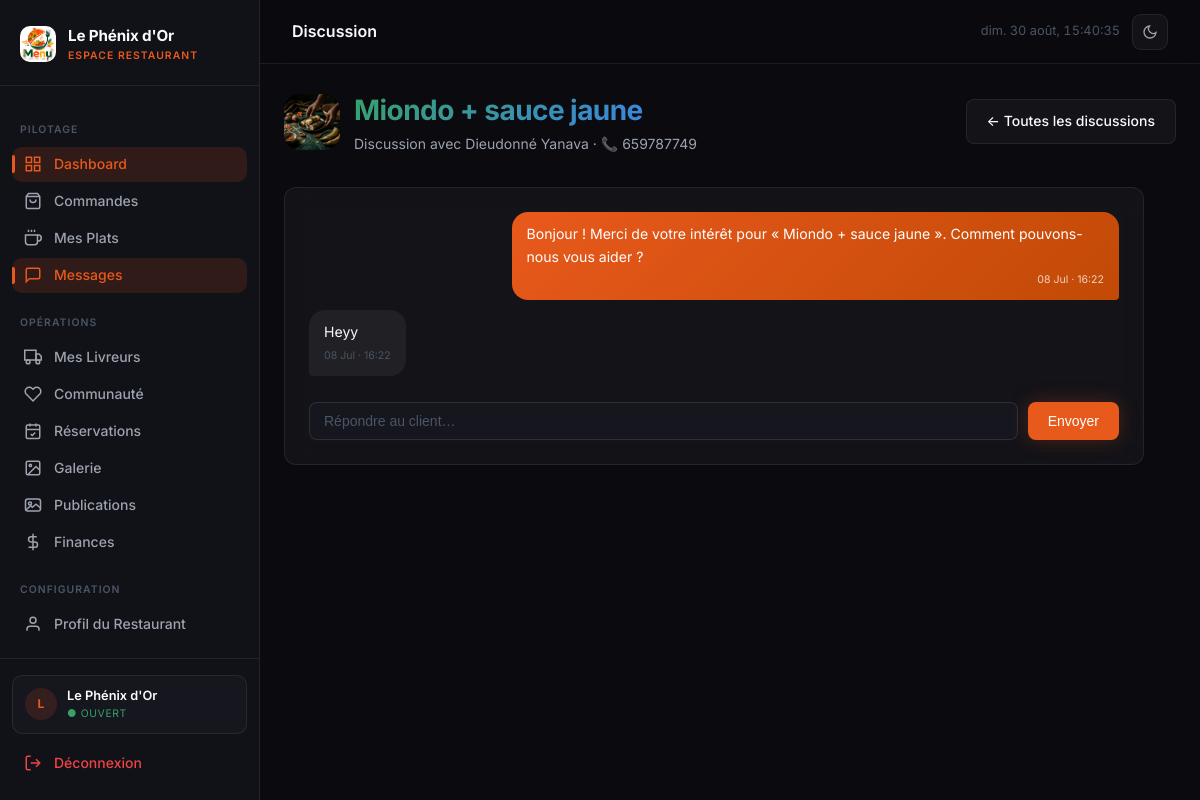
The app's page /admin-panel/resto/messages/6/ (signed in) with its own data.
### core/models.py (models this page shows, shortened)
class RestaurantProfile(models.Model):
    user = models.OneToOneField(User, on_delete=models.CASCADE, related_name='restaurant_profile')
    nom = models.CharField(max_length=200)
    description = models.TextField(blank=True)
    adresse = models.CharField(max_length=300)
    ville = models.CharField(max_length=100)
    pays = models.CharField(max_length=100, default='Cameroun')
    latitude = models.DecimalField(max_digits=9, decimal_places=6, null=True, blank=True)
    longitude = models.DecimalField(max_digits=9, decimal_places=6, null=True, blank=True)
    logo = models.ImageField(upload_to='restaurants/logos/', blank=True, null=True)
    cover_image = models.ImageField(upload_to='restaurants/covers/', blank=True, null=True)
    commission_rate = models.DecimalField(max_digits=5, decimal_places=2, default=10.00)
    is_verified = models.BooleanField(default=False)
    is_open = models.BooleanField(default=True)
    temps_livraison_moyen = models.PositiveIntegerField(default=30)
    frais_livraison = models.DecimalField(max_digits=10, decimal_places=0, default=500)
    prix_reservation = models.DecimalField(max_digits=10, decimal_places=0, default=5000)
    note_cache = models.DecimalField(max_digits=3, decimal_places=1, default=0)
    created_at = models.DateTimeField(auto_now_add=True)
    class Meta:
        verbose_name = 'Profil Restaurant'
        verbose_name_plural = 'Profils Restaurants'
    @property
    def nb_publications_attente(self):
        return self.publications.filter(statut='en_attente', supprime_par='').count()

class Conversation(models.Model):
    client = models.ForeignKey(User, on_delete=models.CASCADE, related_name='conversations')
    restaurant = models.ForeignKey(RestaurantProfile, on_delete=models.CASCADE, related_name='conversations')
    plat = models.ForeignKey(Plat, on_delete=models.CASCADE, related_name='conversations')
    created_at = models.DateTimeField(auto_now_add=True)
    updated_at = models.DateTimeField(auto_now=True)
    class Meta:
        verbose_name = 'Conversation'
        verbose_name_plural = 'Conversations'
        unique_together = ('client', 'plat')
        ordering = ['-updated_at']

class Plat(ApercuMixin, models.Model):
    restaurant = models.ForeignKey(RestaurantProfile, on_delete=models.CASCADE, related_name='plats')
    categorie = models.ForeignKey(Categorie, on_delete=models.SET_NULL, null=True, blank=True)
    nom = models.CharField(max_length=200)
    description = models.TextField(blank=True)
    prix = models.DecimalField(max_digits=10, decimal_places=0)
    frais_livraison = models.DecimalField(max_digits=10, decimal_places=0, default=500)
    image = models.ImageField(upload_to='plats/', blank=True, null=True)
    is_available = models.BooleanField(default=True)
    is_popular = models.BooleanField(default=False)
    is_featured = models.BooleanField(default=False)
    is_visible = models.BooleanField(default=True)
    plat_du_jour_le = models.DateField(null=True, blank=True)
    allergies = models.CharField(max_length=300, blank=True)
    ingredients = models.TextField(blank=True)
    created_at = models.DateTimeField(auto_now_add=True)
    class Meta:
        verbose_name = 'Plat'
        verbose_name_plural = 'Plats'

class User(AbstractUser):
    ROLE_CHOICES = [
        ('admin', 'Administrateur'),
        ('restaurant', 'Restaurant'),
        ('client', 'Client'),
        ('livreur', 'Livreur'),
    ]
    role = models.CharField(max_length=20, choices=ROLE_CHOICES, default='client')
    telephone = models.CharField(max_length=20, blank=True)
    allergies = models.CharField(max_length=300, blank=True)
    avatar = models.ImageField(upload_to='avatars/', blank=True, null=True)
    gain_total = models.DecimalField(max_digits=12, decimal_places=0, default=0)
    nombre_livraisons = models.PositiveIntegerField(default=0)
    restaurant_attache = models.ForeignKey(
        'RestaurantProfile', on_delete=models.SET_NULL, null=True, blank=True, related_name='livreurs',
    )
    points_solde = models.PositiveIntegerField(default=0)
    feed_seed = models.UUIDField(default=uuid.uuid4, editable=False)
    class Meta:
        verbose_name = 'Utilisateur'
        verbose_name_plural = 'Utilisateurs'

class Message(models.Model):
    SENDER_CHOICES = [('client', 'Client'), ('restaurant', 'Restaurant')]
    conversation = models.ForeignKey(Conversation, on_delete=models.CASCADE, related_name='messages')
    sender = models.CharField(max_length=12, choices=SENDER_CHOICES)
    texte = models.TextField(blank=True)
    image = models.ImageField(upload_to='messages/', blank=True, null=True)
    is_read = models.BooleanField(default=False)
    created_at = models.DateTimeField(auto_now_add=True)
    class Meta:
        verbose_name = 'Message'
        verbose_name_plural = 'Messages'
        ordering = ['created_at']

### core/views/resto_ws.py (the view)
# urls.py: path('resto/messages/<int:pk>/', resto_ws.conversation_detail, name='resto_conversation'),
@resto_required
def conversation_detail(request, pk):
    resto = request.resto
    conv = get_object_or_404(
        Conversation.objects.select_related('client', 'plat'), pk=pk, restaurant=resto,
    )
    if request.method == 'POST':
        texte = (request.POST.get('texte') or '').strip()
        if texte:
            Message.objects.create(conversation=conv, sender='restaurant', texte=texte)
            conv.save(update_fields=['updated_at'])
        return redirect('core:resto_conversation', pk=pk)
    conv.messages.filter(sender='client', is_read=False).update(is_read=True)
    return render(request, 'resto/conversation.html', {
        'resto': resto, 'conv': conv,
        'msgs': conv.messages.all(),
        'active_page': 'messages',
    })

### templates/resto/conversation.html (shortened to what this page needs)
{% extends 'resto_base.html' %}
{% block topbar_title %}Discussion{% endblock %}
{% block content %}
<div class="page-header anim-fade-up">
  <div style="display:flex;align-items:center;gap:14px;">
    {% if conv.plat.image %}
      <img src="{{ conv.plat.image.url }}" style="width:56px;height:56px;border-radius:16px;object-fit:cover;">
    {% else %}
      <div style="width:56px;height:56px;border-radius:16px;background:var(--accent-amber-dim);display:flex;align-items:center;justify-content:center;font-size:1.4rem;">🍽</div>
    {% endif %}
    <div>
      <h1 class="page-title gradient-text" style="margin:0;">{{ conv.plat.nom }}</h1>
      <p class="page-subtitle" style="margin:0;">
        Discussion avec {{ conv.client.get_full_name|default:conv.client.username }}
        {% if conv.client.telephone %} · 📞 {{ conv.client.telephone }}{% endif %}
      </p>
    </div>
  </div>
  <a href="{% url 'core:resto_messages' %}" class="btn btn-secondary" style="margin-left:auto;">← Toutes les discussions</a>
</div>
<div class="glass-card anim-fade-up" style="padding:24px;max-width:860px;">
  <div id="thread" style="display:flex;flex-direction:column;gap:10px;max-height:52vh;overflow-y:auto;padding-bottom:8px;">
    {% for m in msgs %}
    {% if m.sender == 'restaurant' %}
    <div style="align-self:flex-end;max-width:75%;background:linear-gradient(135deg,#E8591C,#c24a06);color:#fff;padding:11px 15px;border-radius:16px 16px 4px 16px;font-size:0.88rem;">
      {{ m.texte }}
      <div style="font-size:0.66rem;opacity:0.75;margin-top:4px;text-align:right;">{{ m.created_at|date:'d M · H:i' }}</div>
    </div>
    {% else %}
    <div style="align-self:flex-start;max-width:75%;background:rgba(255,255,255,0.06);padding:11px 15px;border-radius:16px 16px 16px 4px;font-size:0.88rem;">
      {{ m.texte }}
      <div style="font-size:0.66rem;color:var(--text-muted);margin-top:4px;">{{ m.created_at|date:'d M · H:i' }}</div>
    </div>
    {% endif %}
    {% endfor %}
  </div>
  <form method="post" style="display:flex;gap:10px;margin-top:18px;">
    <input type="text" name="texte" class="input-field" required autofocus
           placeholder="Répondre au client…" style="flex:1;" maxlength="1000">
    <button type="submit" class="btn btn-primary">Envoyer</button>
  </form>
</div>
{% endblock %}

### templates/resto_base.html (shortened to what this page needs)
<!DOCTYPE html>
<html lang="fr">
<head>
{% load static %}
<link rel="stylesheet" href="{% static 'css/base.css' %}">
<link rel="stylesheet" href="{% static 'css/sidebar.css' %}">
<link rel="stylesheet" href="{% static 'css/animations.css' %}">
</head>
<body>
<div class="app-layout">
  <aside class="sidebar" id="sidebar">
    <div class="sidebar-header">
      {% if resto.logo %}
        <img src="{{ resto.logo.url }}" alt="{{ resto.nom }}" class="sidebar-logo" style="border-radius:10px;object-fit:cover;">
      {% else %}
        <img src="{% static 'logo.png' %}" alt="Menu" class="sidebar-logo" onerror="this.style.display='none'">
      {% endif %}
      <div class="sidebar-brand">
        <div class="sidebar-brand-name" style="font-size:0.95rem;">{{ resto.nom|truncatechars:18 }}</div>
        <div class="sidebar-brand-sub">Espace Restaurant</div>
      </div>
    </div>
    <nav class="sidebar-nav">
      <span class="nav-section-label">Pilotage</span>
      <a href="{% url 'core:resto_dashboard' %}" class="nav-item {% if active_page == 'dashboard' %}active{% endif %}">
        <svg class="nav-icon" viewBox="0 0 24 24" fill="none" stroke-width="2"><rect x="3" y="3" width="7" height="7"/><rect x="14" y="3" width="7" height="7"/><rect x="14" y="14" width="7" height="7"/><rect x="3" y="14" width="7" height="7"/></svg>
        Dashboard
      </a>
      <a href="{% url 'core:resto_commandes' %}" class="nav-item {% if active_page == 'commandes' %}active{% endif %}">
        <svg class="nav-icon" viewBox="0 0 24 24" fill="none" stroke-width="2"><path d="M6 2L3 6v14a2 2 0 0 0 2 2h14a2 2 0 0 0 2-2V6l-3-4z"/><line x1="3" y1="6" x2="21" y2="6"/><path d="M16 10a4 4 0 0 1-8 0"/></svg>
        Commandes
      </a>
      <a href="{% url 'core:resto_plats' %}" class="nav-item {% if active_page == 'plats' %}active{% endif %}">
        <svg class="nav-icon" viewBox="0 0 24 24" fill="none" stroke-width="2"><path d="M18 8h1a4 4 0 0 1 0 8h-1"/><path d="M2 8h16v9a4 4 0 0 1-4 4H6a4 4 0 0 1-4-4V8z"/><line x1="6" y1="1" x2="6" y2="4"/><line x1="10" y1="1" x2="10" y2="4"/><line x1="14" y1="1" x2="14" y2="4"/></svg>
        Mes Plats
      </a>
      <a href="{% url 'core:resto_messages' %}" class="nav-item {% if active_page == 'messages' %}active{% endif %}">
        <svg class="nav-icon" viewBox="0 0 24 24" fill="none" stroke-width="2"><path d="M21 15a2 2 0 0 1-2 2H7l-4 4V5a2 2 0 0 1 2-2h14a2 2 0 0 1 2 2z"/></svg>
        Messages
      </a>
      <span class="nav-section-label">Opérations</span>
      <a href="{% url 'core:resto_livreurs' %}" class="nav-item {% if active_page == 'livreurs' %}active{% endif %}">
        <svg class="nav-icon" viewBox="0 0 24 24" fill="none" stroke-width="2"><rect x="1" y="3" width="15" height="13"/><polygon points="16 8 20 8 23 11 23 16 16 16 16 8"/><circle cx="5.5" cy="18.5" r="2.5"/><circle cx="18.5" cy="18.5" r="2.5"/></svg>
        Mes Livreurs
      </a>
      <a href="{% url 'core:resto_communaute' %}" class="nav-item {% if active_page == 'communaute' %}active{% endif %}">
        <svg class="nav-icon" viewBox="0 0 24 24" fill="none" stroke-width="2"><path d="M20.84 4.61a5.5 5.5 0 0 0-7.78 0L12 5.67l-1.06-1.06a5.5 5.5 0 0 0-7.78 7.78l1.06 1.06L12 21.23l7.78-7.78 1.06-1.06a5.5 5.5 0 0 0 0-7.78z"/></svg>
        Communauté
      </a>
      <a href="{% url 'core:resto_reservations' %}" class="nav-item {% if active_page == 'reservations' %}active{% endif %}">
        <svg class="nav-icon" viewBox="0 0 24 24" fill="none" stroke-width="2"><rect x="3" y="4" width="18" height="18" rx="2"/><line x1="16" y1="2" x2="16" y2="6"/><line x1="8" y1="2" x2="8" y2="6"/><line x1="3" y1="10" x2="21" y2="10"/><path d="M9 16l2 2 4-4"/></svg>
        Réservations
      </a>
      <a href="{% url 'core:resto_galerie' %}" class="nav-item {% if active_page == 'galerie' %}active{% endif %}">
        <svg class="nav-icon" viewBox="0 0 24 24" fill="none" stroke-width="2"><rect x="3" y="3" width="18" height="18" rx="2"/><circle cx="8.5" cy="8.5" r="1.5"/><path d="M21 15l-5-5L5 21"/></svg>
        Galerie
      </a>
      <a href="{% url 'core:resto_publications' %}" class="nav-item {% if active_page == 'publications' %}active{% endif %}">
        <svg class="nav-icon" viewBox="0 0 24 24" fill="none" stroke-width="2"><rect x="2" y="4" width="20" height="16" rx="3"/><circle cx="8" cy="10" r="2"/><path d="M22 16l-6-5-5 4-2-2-7 6"/></svg>
        Publications
      </a>
      <a href="{% url 'core:resto_finances' %}" class="nav-item {% if active_page == 'finances' %}active{% endif %}">
        <svg class="nav-icon" viewBox="0 0 24 24" fill="none" stroke-width="2"><line x1="12" y1="1" x2="12" y2="23"/><path d="M17 5H9.5a3.5 3.5 0 0 0 0 7h5a3.5 3.5 0 0 1 0 7H6"/></svg>
        Finances
      </a>
      <span class="nav-section-label">Configuration</span>
      <a href="{% url 'core:resto_profil' %}" class="nav-item {% if active_page == 'profil' %}active{% endif %}">
        <svg class="nav-icon" viewBox="0 0 24 24" fill="none" stroke-width="2"><path d="M20 21v-2a4 4 0 0 0-4-4H8a4 4 0 0 0-4 4v2"/><circle cx="12" cy="7" r="4"/></svg>
        Profil du Restaurant
      </a>
    </nav>
    <div class="sidebar-footer">
      <div class="sidebar-user">
        <div class="sidebar-avatar">{{ resto.nom|first|upper }}</div>
        <div class="sidebar-user-info">
          <div class="sidebar-user-name">{{ resto.nom|truncatechars:16 }}</div>
          <div class="sidebar-user-role">
            {% if resto.is_open %}<span style="color:var(--accent-green);">● Ouvert</span>{% else %}<span style="color:var(--accent-red);">● Fermé</span>{% endif %}
          </div>
        </div>
      </div>
      <a href="{% url 'core:logout' %}" class="nav-item" style="color:var(--accent-red);">
        <svg class="nav-icon" viewBox="0 0 24 24" fill="none" stroke-width="2"><path d="M9 21H5a2 2 0 0 1-2-2V5a2 2 0 0 1 2-2h4"/><polyline points="16 17 21 12 16 7"/><line x1="21" y1="12" x2="9" y2="12"/></svg>
        Déconnexion
      </a>
    </div>
  </aside>
  <div class="main-content">
    <header class="topbar">
      <div class="topbar-left">
        <span class="topbar-title">{% block topbar_title %}{% endblock %}</span>
      </div>
      <div class="topbar-right">
        <span class="topbar-time" id="topbar-clock"></span>
        <button class="theme-toggle" id="themeToggle" title="Changer de thème" aria-label="Basculer thème clair/sombre">
          <svg class="icon-moon" viewBox="0 0 24 24" fill="none" stroke-width="2"><path d="M21 12.79A9 9 0 1 1 11.21 3 7 7 0 0 0 21 12.79z"/></svg>
        </button>
      </div>
    </header>
    <div class="page-wrapper">
      {% block content %}{% endblock %}
    </div>
  </div>
</div>
</body>
</html>

### records on screen
RestaurantProfile: nom "Le Phénix d'Or", nom|first "L"
Conversation: plat.image (picture), plat.nom "Miondo + sauce jaune", client.get_full_name "Dieudonné Yanava", client.telephone "659787749"
Message: texte "Bonjour ! Merci de votre intérêt pour « Miondo + sauce jaune ». Comment pouvons-nous vous aider ?", created_at "08 Jul · 16:22"
Message: texte "Heyy", created_at "08 Jul · 16:22"
